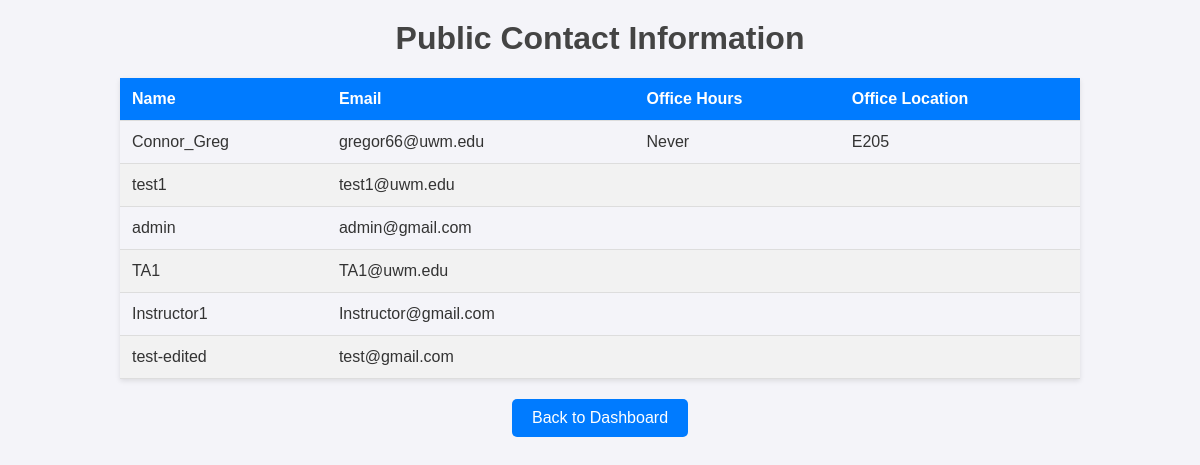
The page /public-contacts/ (signed in) on the database its author committed.
### TASchedulerApp/models.py (models this page shows, shortened)
class MyUser(AbstractBaseUser):
    ROLE_CHOICES = [
        ('Administrator', 'Administrator'),
        ('Instructor', 'Instructor'),
        ('TA', 'TA'),
    ]
    role = models.CharField(max_length=20, choices=ROLE_CHOICES, default='TA')
    email = models.EmailField(unique=True)
    name = models.CharField(max_length=50, unique=True)
    contactInfo = models.CharField(max_length=50, default='')
    home_address = models.TextField(default='')
    phone_number = models.CharField(max_length=15, default='')
    office_hours = models.TextField(default='')
    office_location = models.CharField(max_length=50, default='')
    is_staff = models.BooleanField(default=False)
    is_active = models.BooleanField(default=True)
    is_superuser = models.BooleanField(default=False)
    objects = MyUserManager()
    EMAIL_FIELD = 'email'
    USERNAME_FIELD = 'name'
    REQUIRED_FIELDS = ['email']

### TASchedulerApp/views.py (the view)
# urls.py: path('public-contacts/', views.view_public_contacts, name='view_public_contacts'),
@login_required
def view_public_contacts(request):
    public_contacts = MyUser.objects.values('name', 'email', 'phone_number', 'office_hours', 'office_location')
    context = {'public_contacts': public_contacts}
    return render(request, 'common/view_public_contacts.html', context)

### templates/common/view_public_contacts.html (shortened to what this page needs)
<!DOCTYPE html>
<html lang="en">
<head>
</head>
<body>
    <h1>Public Contact Information</h1>
    <table>
        <thead>
            <tr>
                <th>Name</th>
                <th>Email</th>
                <th>Office Hours</th>
                <th>Office Location</th>
            </tr>
        </thead>
        <tbody>
            {% for contact in public_contacts %}
            <tr>
                <td>{{ contact.name }}</td>
                <td>{{ contact.email }}</td>
                <td>{{ contact.office_hours }}</td>
                <td>{{ contact.office_location }}</td>
            </tr>
            {% endfor %}
        </tbody>
    </table>
    <a href="{% url 'dashboard' %}" class="back-link">Back to Dashboard</a>
</body>
</html>

### templates/common/view_public_contacts.html (style rules this page uses)
body { font-family: Arial, sans-serif; margin: 0; padding: 0; background-color: #f4f4f9; color: #333; }
h1 { text-align: center; margin-top: 20px; color: #444; }
table { width: 80%; margin: 20px auto; border-collapse: collapse; box-shadow: 0 2px 5px rgba(0, 0, 0, 0.1); }
th, td { padding: 12px; text-align: left; border-bottom: 1px solid #ddd; }
th { background-color: #007BFF; color: white; }
tr:nth-child(even) { background-color: #f2f2f2; }
.back-link { display: block; width: fit-content; margin: 20px auto; padding: 10px 20px; text-decoration: none; background-color: #007BFF; color: white; border-radius: 5px; transition: background-color 0.3s ease-in-out; }

### rows shown on the page
MyUser: name "Connor_Greg", email "gregor66@uwm.edu", office_hours "Never", office_location "E205"

### other values the page prints
{{ contact.name }} "test1" "admin" "TA1" "Instructor1" "test-edited"
{{ contact.email }} "test1@uwm.edu" "admin@gmail.com" "TA1@uwm.edu" "Instructor@gmail.com" "test@gmail.com"
